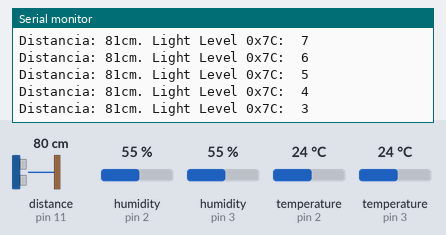
This sketch was run on a simulated Arduino Leonardo, built with avr-gcc and run on an emulated ATmega32U4. On the bench: the last lines printed to the serial monitor. The test bench sets the inputs (shaded band); at power-on: distance to the obstacle (sensor on pin 11) 80 cm, humidity (sensors on pin 2, pin 3) 55 %, temperature (sensors on pin 2, pin 3) 24 °C. The echo pulse lasts 58.3 µs per cm; the modem accepts every AT command (registered, SIM ready, sends succeed) and sends nothing else.

Above: at 4.2 s.
4.3 s: distance to the obstacle (sensor on pin 11) set to 2 cm
At 5.13 s:
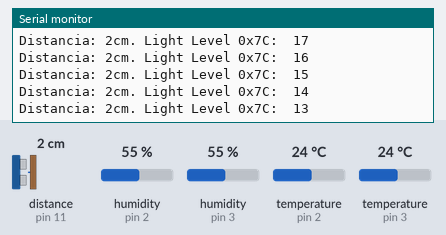
5.8 s: distance to the obstacle (sensor on pin 11) set to 4 cm
At 7.18 s:
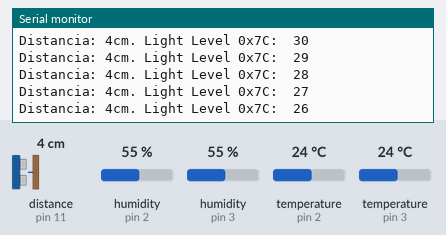
7.3 s: distance to the obstacle (sensor on pin 11) set to 9 cm
At 7.36 s:
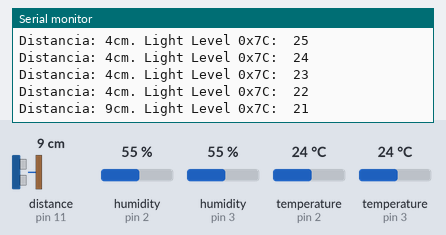
Timing chart, 0 to 10.3 s (numbered marks = the images above; inputs shaded):
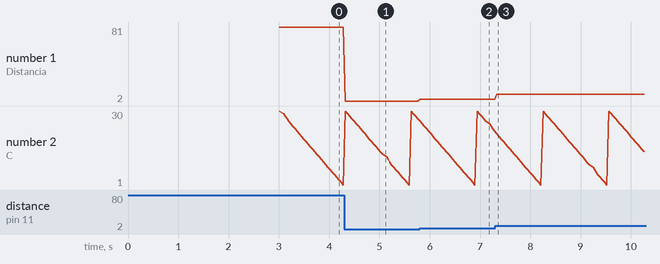

Measured:
- after the input at 4.3 s, the serial monitor: prints a new line at once (image 1)
- after the input at 5.8 s, the serial monitor: prints a new line at once (image 2)
- after the input at 7.3 s, the serial monitor: prints a new line at once (image 3)

The sketch:

megahomeserver.ino
```cpp
// Example testing sketch for various DHT humidity/temperature sensors
// Written by ladyada, public domain
#include <NewPing.h>
//#include <SoftwareSerial.h>
#include "DHT.h"

#define DHT1PIN 2     // what pin we're connected to
#define DHT2PIN 3     // what pin we're connected to
#define txPin 10

// Uncomment whatever type you're using!
#define DHTTYPE DHT11   // DHT 11
//#define DHTTYPE DHT22   // DHT 22  (AM2302)
//#define DHTTYPE DHT21   // DHT 21 (AM2301)

// Connect pin 1 (on the left) of the sensor to +5V
// Connect pin 2 of the sensor to whatever your DHTPIN is
// Connect pin 4 (on the right) of the sensor to GROUND
// Connect a 10K resistor from pin 2 (data) to pin 1 (power) of the sensor

//SoftwareSerial Serial1 = SoftwareSerial(0, txPin);
// since the Serial1 does not send data back to the Arduino, we should only define the txPin
const int Serial1delay=2;  // conservative, 2 actually works

DHT dht1(DHT1PIN, DHTTYPE);
DHT dht2(DHT2PIN, DHTTYPE);

#define TRIGGER_PIN  12  // Arduino pin tied to trigger pin on the ultrasonic sensor.
#define ECHO_PIN    11  // Arduino pin tied to echo pin on the ultrasonic sensor.
const int MAX_DISTANCE = 400; // Maximum distance we want to ping for (in centimeters). Maximum sensor distance is rated at 400-500cm.
NewPing sonar(TRIGGER_PIN, ECHO_PIN, MAX_DISTANCE); // NewPing setup of pins and maximum distance.


void setup() {
  Serial.begin(9600);
  Serial1.begin(9600);
  clearLCD();
  lcdPosition(0,0);
  Serial1.print("Iniciando");
  lcdPosition(1,0);
  Serial1.print("sensores");
  dht1.begin();
  dht2.begin();
  Serial.println();
  delay(500);
  Serial1.print(".");
  delay(500);
  Serial1.print(".");
  delay(500);
  Serial1.print(".");
  delay(500);
  Serial1.print(".");
  delay(500);
  Serial1.print(".");
  delay(500);
  Serial1.print(".");

  //backlightOff();
}

int contador=30;

void loop() {
  //  delay(40);                      // Wait 50ms between pings (about 20 pings/sec). 29ms should be the shortest delay between pings.
  unsigned int uS = sonar.ping(); // Send ping, get ping time in microseconds (uS).
  int distancia = uS / US_ROUNDTRIP_CM;
  int porcentaje = ((distancia*100)/MAX_DISTANCE);  // Reading temperature or humidity takes about 250 milliseconds!
  Serial.print("Distancia: ");
  Serial.print(uS / US_ROUNDTRIP_CM); // Convert ping time to distance in cm and print result (0 = outside set distance range)
  Serial.print("cm");

  /*Serial1.print("Distancia: ");
  Serial1.print(uS / US_ROUNDTRIP_CM); // Convert ping time to distance in cm and print result (0 = outside set distance range)
  Serial1.print("cm");*/


  if (contador==0) contador=30;
  lcdPosition(0,0);
  Serial.print(". Light Level 0x7C:  ");
  Serial.println(contador);
  Serial1.write(0x7C);   //command flag for backlight stuff
  Serial1.write(contador);    //light level.
  delay(20);

  contador--;


  /*if (distancia!=0) backlightOn();
   else backlightOff();
   */


/*
   clearLCD();
   lcdPosition(0,0);
   Serial1.print("Distancia: ");
   Serial1.print(distancia);
   Serial1.print("cm");  */
  TempHumGO();
}

void TempHumGO() {

  // Sensor readings may also be up to 2 seconds 'old' (its a very slow sensor)
  int h1 = dht1.readHumidity();
  int t1 = dht1.readTemperature();
  int h2 = dht2.readHumidity();
  int t2 = dht2.readTemperature();
  // check if returns are valid, if they are NaN (not a number) then something went wrong!
  if (isnan(t1) || isnan(h1) || isnan(t2) || isnan(h2) )
  {
    clearLCD();
    lcdPosition(0,0);
    Serial1.print("Failed to read from DHT");
  }
  else
  {
    clearLCD();
    lcdPosition(0,0);
    Serial1.print("INT H:");
    Serial1.print(h1);
    Serial1.print("% T:");
    Serial1.print(t1);
    Serial1.print("*C");
    lcdPosition(1,0);
    Serial1.print("EXT H:");
    Serial1.print(h2);
    Serial1.print("% T:");
    Serial1.print(t2);
    Serial1.print("*C");
/*
    Serial.print("Humidity: ");
    Serial.print(h1);
    Serial.print(" %\t");
    Serial.print("Temp In: ");
    Serial.print(t1);
    Serial.println(" *C");

    Serial.print("Humidity: ");
    Serial.print(h2);
    Serial.print(" %\t");
    Serial.print("Temp Ext: ");
    Serial.print(t2);
    Serial.println(" *C");*/
  }
}

// wbp: goto with row & column a
void lcdPosition(int row, int col) {
  Serial1.write(0xFE);   //command flag
  Serial1.write((col + row*64 + 128));    //position
  delay(Serial1delay);
}
void clearLCD(){
  Serial1.write(0xFE);   //command flag
  Serial1.write(0x01);   //clear command.
  delay(Serial1delay);
}
void backlightOn() {  //turns on the backlight
  Serial1.write(0x7C);   //command flag for backlight stuff
  Serial1.write(27);    //light level.
  delay(Serial1delay);
}
void backlightOff(){  //turns off the backlight
  Serial1.write(0x7C);   //command flag for backlight stuff
  Serial1.write(1);     //light level for off.Serial1
  delay(Serial1delay);
}
void serCommand(){   //a general function to call the command flag for issuing all other commands
  Serial1.write(0xFE);
}
```
